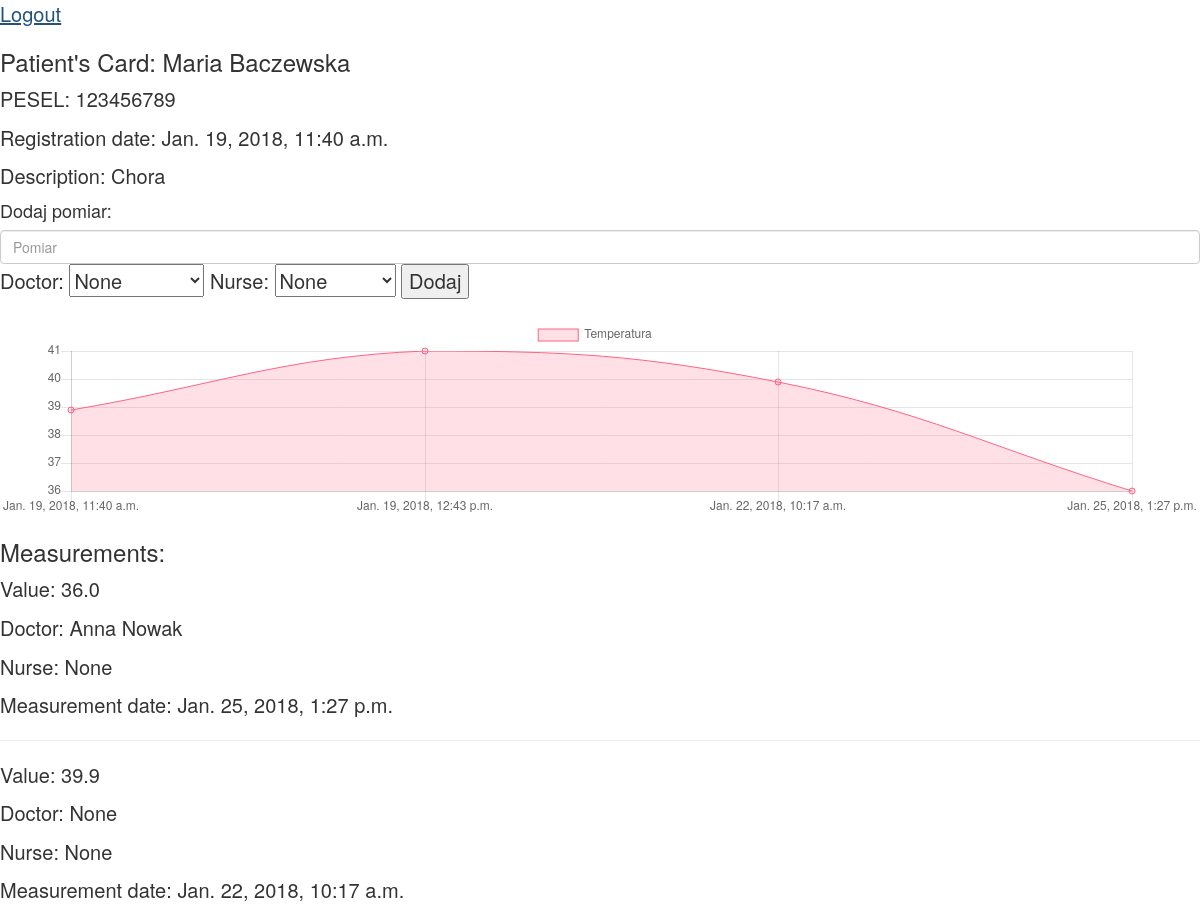
The page /patient/1/ (signed in, upper part) on the database as committed earlier.
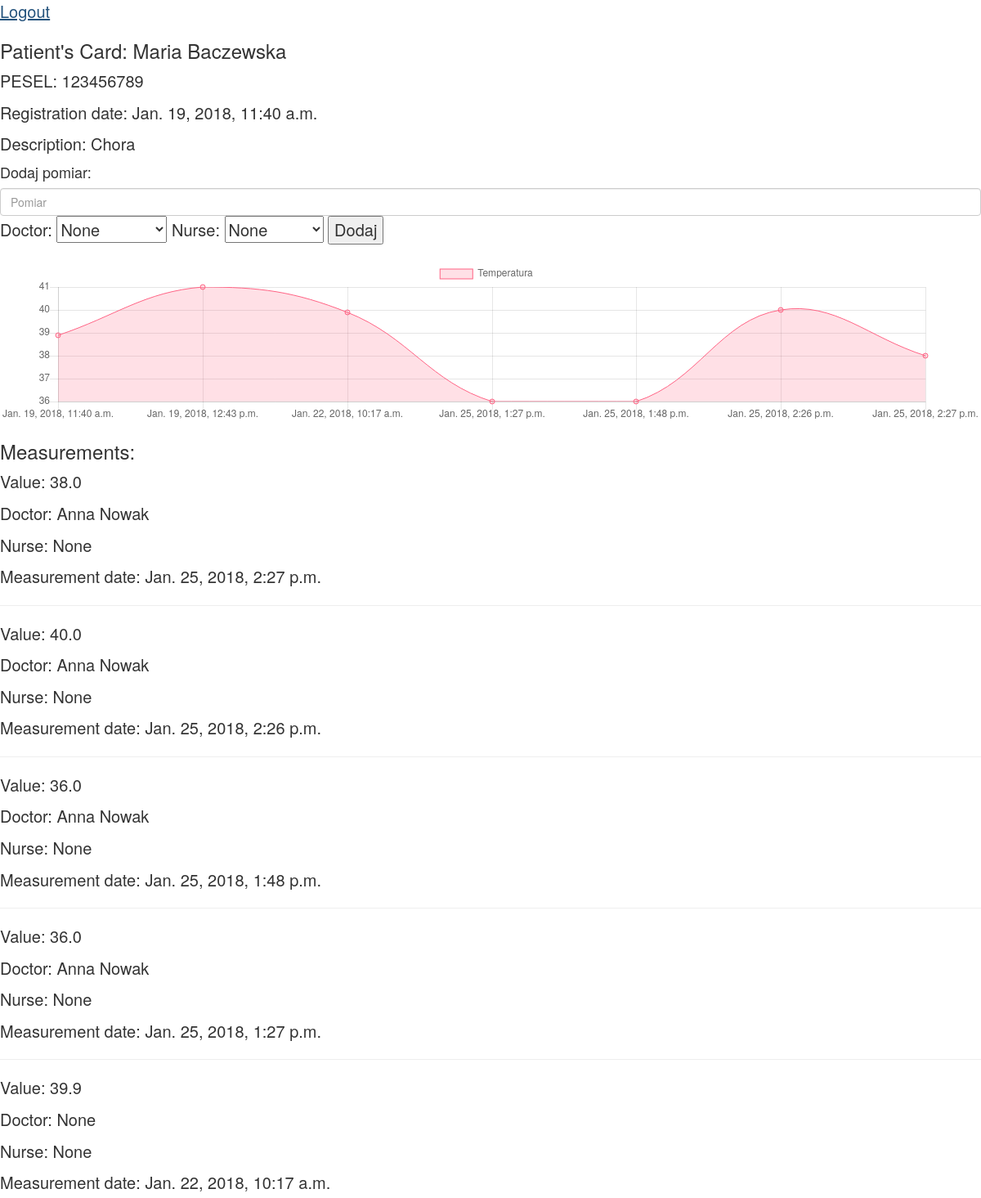
The same page on the database as committed later.
### aplikacja/models.py (models this page shows, shortened)
class Karta(models.Model):
    patient = models.ForeignKey(Patient, on_delete=models.CASCADE, null=True)
    created_date = models.DateTimeField(
            default=timezone.now)
    description = models.TextField()

class Patient(models.Model):
    name = models.CharField(max_length=20)
    surname = models.CharField(max_length=40)
    pesel = models.CharField(max_length=9)
    doctor = models.ForeignKey(Doctor, on_delete=models.CASCADE)

class Measurement(models.Model):
    patient=models.ForeignKey(Patient, on_delete=models.CASCADE)
    value = models.FloatField()
    doctor = models.ForeignKey(Doctor, on_delete=models.CASCADE, blank=True, null=True)
    nurse = models.ForeignKey(Nurse, on_delete=models.CASCADE, blank=True, null=True)
    created_date = models.DateTimeField(
            default=timezone.now)

class Doctor(models.Model):
    name = models.CharField(max_length=20)
    surname = models.CharField(max_length=40)
    myuser = models.ForeignKey(MyUser, on_delete=models.CASCADE, default=None , null=True)
    def __str__(self):
        return '{0} {1}'.format(self.name, self.surname)

### aplikacja/views.py (the view)
# urls.py: url(r'^patient/([0-9]+)/', views.patient_details, name='patient_details'),
@login_required
def patient_details(request, card_id):
    card = Karta.objects.get(id=card_id)
    lekarze = Doctor.objects.all()
    pielegniarki = Nurse.objects.all()
    measurements = Measurement.objects.filter(patient = card.patient).order_by("-created_date")
    return render(
        request,
        'aplikacja/patient_details.html',
        {'card': card, 'measurements': measurements, 'lekarze': lekarze, 'pielegniarki':pielegniarki}
    )

### aplikacja/models.py (called while the page is built)
    def __str__(self):
        return '{0} {1}'.format(self.name, self.surname)

### aplikacja/templates/aplikacja/patient_details.html (shortened to what this page needs)
{% extends "aplikacja/base.html" %}
{% block content %}
<h3>Patient's Card: {{card.patient.name}} {{card.patient.surname}}</h3>
<p>PESEL: {{card.patient.pesel}}
<p>Registration date: {{card.created_date}}</p>
<p>Description: {{card.description}}</p>
<h4>Dodaj pomiar:</h4>
<form action="/measurement/add/" method="post">
<input type="text" class="form-control" required name="value" placeholder="Pomiar">
Doctor:
<select name="doctor_id">
  {% for lekarz in lekarze %}
  <option value="-1">None</option>
  {%endfor%}
</select>
Nurse:
<select name="nurse_id">
  {% for pielegniarka in pielegniarki %}
  <option value="-1">None</option>
  {%endfor%}
</select>
<input type="submit" value="Dodaj">
</form>
<canvas id="graph" height="50"></canvas>
<script>
var graph = document.getElementById("graph").getContext("2d");
var dates = [];
var values=[];
{% for m in measurements %}
dates.push("{{m.created_date}}");
values.push({{m.value}});
{%endfor%}
var chart = new Chart(graph, {
  type: "line",
  data: {
    labels: dates.reverse(),
    datasets: [{
      label: "Temperatura",
      data: values.reverse(),
      backgroundColor: [
                'rgba(255, 99, 132, 0.2)',
                'rgba(54, 162, 235, 0.2)',
                'rgba(255, 206, 86, 0.2)',
                'rgba(75, 192, 192, 0.2)',
                'rgba(153, 102, 255, 0.2)',
                'rgba(255, 159, 64, 0.2)'
            ],
            borderColor: [
                'rgba(255,99,132,1)',
                'rgba(54, 162, 235, 1)',
                'rgba(255, 206, 86, 1)',
                'rgba(75, 192, 192, 1)',
                'rgba(153, 102, 255, 1)',
                'rgba(255, 159, 64, 1)'
            ],
            borderWidth: 1
    }]
  },
  options: {
        scales: {
            yAxes: [{
                ticks: {
                    beginAtZero:false
                }
            }]
        }
    }
});
</script>
<h3>Measurements:</h3>
{% for m in measurements %}
<div>
  <p>Value: {{m.value}}</p>
  <p>Doctor: {{m.doctor}}</p>
  <p>Nurse: {{m.nurse}}</p>
  <p>Measurement date: {{m.created_date}}</p>
</div>
<hr>
{%endfor%}
{%endblock%}

### aplikacja/templates/aplikacja/base.html (shortened to what this page needs)
<html>
<head>
    <link rel="stylesheet" href="//maxcdn.bootstrapcdn.com/bootstrap/3.2.0/css/bootstrap.min.css">
    <link rel="stylesheet" href="//maxcdn.bootstrapcdn.com/bootstrap/3.2.0/css/bootstrap-theme.min.css">
</head>
<body>
    <nav>
        <a href="/logout">Logout</a>
    </nav>
        <div>
            {% block content %}{% endblock %}
        </div>
</body>
</html>

### aplikacja/templates/aplikacja/base.html (style rules this page uses)
body { font-size:20px!important }

Rows that differ between the two databases and show on the page:
added Measurement: value "38.0", doctor "Anna Nowak", nurse "None", created_date "Jan. 25, 2018, 2:27 p.m."
added Measurement: value "40.0", doctor "Anna Nowak", nurse "None", created_date "Jan. 25, 2018, 2:26 p.m."
added Measurement: value "36.0", doctor "Anna Nowak", nurse "None", created_date "Jan. 25, 2018, 1:48 p.m."
Other text that changed with them:
chart data {{ m.value }}: 36.0, 39.9, 41.0, 38.9 → 38.0, 40.0, 36.0, 36.0, 39.9, 41.0, 38.9
